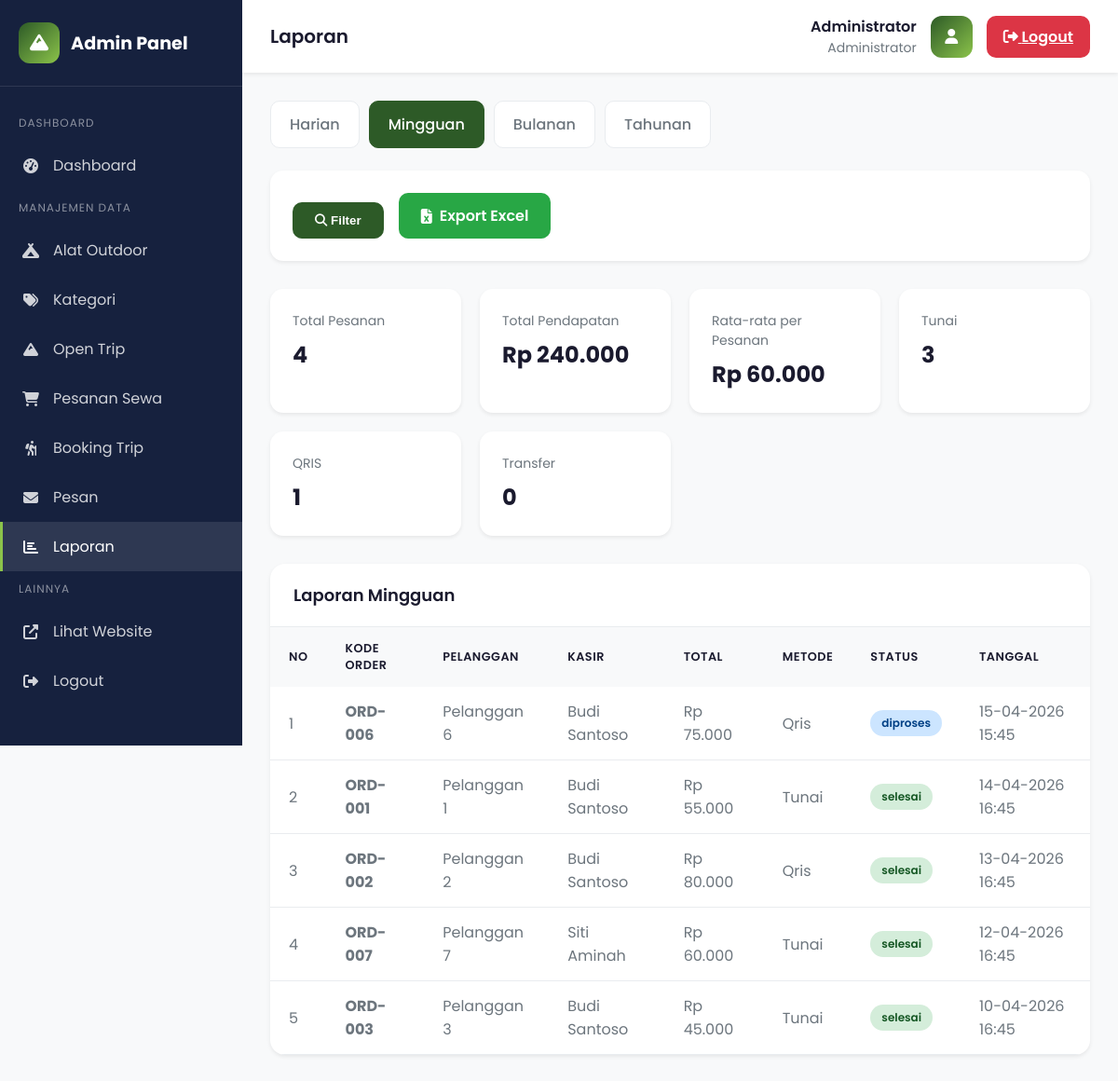
Page /admin/reports/index.php?type=weekly (signed in) on the committed database.
### tables this page shows
CREATE TABLE IF NOT EXISTS orders (
    id INT PRIMARY KEY AUTO_INCREMENT,
    kode_order VARCHAR(20) UNIQUE NOT NULL,
    user_id INT,
    nama_pelanggan VARCHAR(100),
    nomor_meja VARCHAR(20),
    total_harga DECIMAL(12,2) NOT NULL,
    metode_pembayaran ENUM('tunai', 'qris', 'transfer') DEFAULT 'tunai',
    catatan TEXT,
    tipe_order ENUM('online', 'offline') DEFAULT 'offline',
    status_order ENUM('pending', 'diproses', 'selesai', 'dibatalkan') DEFAULT 'pending',
    created_at TIMESTAMP DEFAULT CURRENT_TIMESTAMP,
    FOREIGN KEY (user_id) REFERENCES users(id)
);

CREATE TABLE IF NOT EXISTS users (
    id INT PRIMARY KEY AUTO_INCREMENT,
    username VARCHAR(50) NOT NULL UNIQUE,
    password VARCHAR(255) NOT NULL,
    nama_lengkap VARCHAR(100) NOT NULL,
    email VARCHAR(100) NOT NULL,
    role ENUM('admin', 'kasir', 'pengelola') DEFAULT 'kasir',
    status ENUM('active', 'inactive') DEFAULT 'active',
    created_at TIMESTAMP DEFAULT CURRENT_TIMESTAMP
);

### config/functions.php (called while the page is built, shortened)
<?php
require_once 'database.php';
function formatCurrency($amount)
{
    return 'Rp ' . number_format($amount, 0, ',', '.');
}
function getOrdersByDateRange($start_date, $end_date)
{
    global $conn;
    $stmt = $conn->prepare("SELECT o.*, u.nama_lengkap as nama_kasir
                            FROM orders o
                            LEFT JOIN users u ON o.user_id = u.id
                            WHERE DATE(o.created_at) BETWEEN ? AND ?
                            ORDER BY o.created_at DESC");
    $stmt->bind_param("ss", $start_date, $end_date);
    $stmt->execute();
    return $stmt->get_result()->fetch_all(MYSQLI_ASSOC);
}
function getWeeklyReport()
{
    $start_date = date('Y-m-d', strtotime('-7 days'));
    $end_date = date('Y-m-d');
    return getOrdersByDateRange($start_date, $end_date);
}
function getReportSummary($start_date, $end_date)
{
    global $conn;
    $stmt = $conn->prepare("SELECT
                                COUNT(*) as total_order,
                                SUM(total_harga) as total_pendapatan,
                                AVG(total_harga) as rata_rata,
                                SUM(CASE WHEN metode_pembayaran = 'tunai' THEN 1 ELSE 0 END) as jumlah_tunai,
                                SUM(CASE WHEN metode_pembayaran = 'qris' THEN 1 ELSE 0 END) as jumlah_qris,
                                SUM(CASE WHEN metode_pembayaran = 'transfer' THEN 1 ELSE 0 END) as jumlah_transfer
                            FROM orders
                            WHERE DATE(created_at) BETWEEN ? AND ? AND status_order = 'selesai'");
    $stmt->bind_param("ss", $start_date, $end_date);
    $stmt->execute();
    return $stmt->get_result()->fetch_assoc();
}

### admin/reports/index.php (the view, shortened to what this page needs)
<?php
require_once '../../config/functions.php';
$report_type = isset($_GET['type']) ? $_GET['type'] : 'daily';
$year = isset($_GET['year']) ? (int) $_GET['year'] : date('Y');
$month = isset($_GET['month']) ? (int) $_GET['month'] : date('m');
switch ($report_type) {
    case 'weekly':
        $orders = getWeeklyReport();
        $summary = getReportSummary(date('Y-m-d', strtotime('-7 days')), date('Y-m-d'));
        $title = 'Laporan Mingguan';
        break;
}
?>
<!DOCTYPE html>
<html lang="id">
<head>
    <link rel="stylesheet" href="https://cdnjs.cloudflare.com/ajax/libs/font-awesome/6.4.0/css/all.min.css">
</head>
<body>
    <aside class="sidebar">
        <div class="sidebar-brand">
            <div class="logo-icon"><i class="fas fa-mountain"></i></div>
            <span>Admin Panel</span>
        </div>
        <nav class="sidebar-menu">
            <div class="menu-section">Dashboard</div>
            <a href="../index.php" class="menu-item"><i class="fas fa-tachometer-alt"></i><span>Dashboard</span></a>
            <div class="menu-section">Manajemen Data</div>
            <a href="../products/index.php" class="menu-item"><i class="fas fa-campground"></i><span>Alat
                    Outdoor</span></a>
            <a href="../categories/index.php" class="menu-item"><i class="fas fa-tags"></i><span>Kategori</span></a>
            <a href="../trips/index.php" class="menu-item"><i class="fas fa-mountain"></i><span>Open Trip</span></a>
            <a href="../orders/index.php" class="menu-item"><i class="fas fa-shopping-cart"></i><span>Pesanan
                    Sewa</span></a>
            <a href="../trips/bookings/index.php" class="menu-item"><i class="fas fa-hiking"></i><span>Booking
                    Trip</span></a>
            <a href="../messages/index.php" class="menu-item"><i class="fas fa-envelope"></i><span>Pesan</span></a>
            <a href="index.php" class="menu-item active"><i class="fas fa-chart-bar"></i><span>Laporan</span></a>
            <div class="menu-section">Lainnya</div>
            <a href="../../index.php" class="menu-item" target="_blank"><i
                    class="fas fa-external-link-alt"></i><span>Lihat Website</span></a>
            <a href="../logout.php" class="menu-item"><i class="fas fa-sign-out-alt"></i><span>Logout</span></a>
        </nav>
    </aside>
    <main class="main-content">
        <header class="admin-header">
            <h1 class="header-title">Laporan</h1>
            <div class="header-user">
                <div class="user-info">
                    <div class="user-name"><?= $_SESSION['admin_nama'] ?></div>
                    <div class="user-role">Administrator</div>
                </div>
                <div class="user-avatar"><i class="fas fa-user"></i></div>
                <a href="../logout.php" class="btn-logout"><i class="fas fa-sign-out-alt"></i> Logout</a>
            </div>
        </header>
        <div class="content">
            <div class="filters">
                <div class="filter-tabs">
                    <a href="?type=daily" class="filter-tab <?= $report_type == 'daily' ? 'active' : '' ?>">Harian</a>
                    <a href="?type=weekly"
                        class="filter-tab <?= $report_type == 'weekly' ? 'active' : '' ?>">Mingguan</a>
                    <a href="?type=monthly"
                        class="filter-tab <?= $report_type == 'monthly' ? 'active' : '' ?>">Bulanan</a>
                    <a href="?type=yearly"
                        class="filter-tab <?= $report_type == 'yearly' ? 'active' : '' ?>">Tahunan</a>
                </div>
                <form class="filter-form" method="GET">
                    <button type="submit" class="btn-filter"><i class="fas fa-search"></i> Filter</button>
                    <a href="?type=<?= $report_type ?>&export=excel<?= $report_type == 'monthly' ? '&month=' . $month . '&year=' . $year : '' ?><?= $report_type == 'yearly' ? '&year=' . $year : '' ?>"
                        class="btn-export"><i class="fas fa-file-excel"></i> Export Excel</a>
                </form>
            </div>
            <div class="stats-grid">
                <div class="stat-card">
                    <div class="stat-label">Total Pesanan</div>
                    <div class="stat-value"><?= $summary['total_order'] ?? 0 ?></div>
                </div>
                <div class="stat-card">
                    <div class="stat-label">Total Pendapatan</div>
                    <div class="stat-value"><?= formatCurrency($summary['total_pendapatan'] ?? 0) ?></div>
                </div>
                <div class="stat-card">
                    <div class="stat-label">Rata-rata per Pesanan</div>
                    <div class="stat-value"><?= formatCurrency($summary['rata_rata'] ?? 0) ?></div>
                </div>
                <div class="stat-card">
                    <div class="stat-label">Tunai</div>
                    <div class="stat-value"><?= $summary['jumlah_tunai'] ?? 0 ?></div>
                </div>
                <div class="stat-card">
                    <div class="stat-label">QRIS</div>
                    <div class="stat-value"><?= $summary['jumlah_qris'] ?? 0 ?></div>
                </div>
                <div class="stat-card">
                    <div class="stat-label">Transfer</div>
                    <div class="stat-value"><?= $summary['jumlah_transfer'] ?? 0 ?></div>
                </div>
            </div>
            <div class="card">
                <div class="card-header">
                    <h2 class="card-title"><?= $title ?></h2>
                </div>
                <table class="table">
                    <thead>
                        <tr>
                            <th>No</th>
                            <th>Kode Order</th>
                            <th>Pelanggan</th>
                            <th>Kasir</th>
                            <th>Total</th>
                            <th>Metode</th>
                            <th>Status</th>
                            <th>Tanggal</th>
                        </tr>
                    </thead>
                    <tbody>
                        <?php if (count($orders) > 0): ?>
                            <?php foreach ($orders as $index => $order): ?>
                                <tr>
                                    <td><?= $index + 1 ?></td>
                                    <td><strong><?= $order['kode_order'] ?></strong></td>
                                    <td><?= $order['nama_pelanggan'] ?></td>
                                    <td><?= $order['nama_kasir'] ?? '-' ?></td>
                                    <td><?= formatCurrency($order['total_harga']) ?></td>
                                    <td><?= ucfirst($order['metode_pembayaran']) ?></td>
                                    <td><span
                                            class="status-badge <?= $order['status_order'] ?>"><?= $order['status_order'] ?></span>
                                    </td>
                                    <td><?= date('d-m-Y H:i', strtotime($order['created_at'])) ?></td>
                                </tr>
                            <?php endforeach; ?>
                        <?php else: ?>
                            <tr>
                                <td colspan="8" style="text-align: center; padding: 40px;">Tidak ada data pesanan</td>
                            </tr>
                        <?php endif; ?>
                    </tbody>
                </table>
            </div>
        </div>
    </main>
</body>
</html>

### rows in the picture
orders: kode_order "ORD-006", nama_pelanggan "Pelanggan 6", user.nama_lengkap "Budi Santoso", total_harga "Rp 75.000", metode_pembayaran "Qris", status_order "diproses", created_at "15-04-2026 15:45"
orders: kode_order "ORD-001", nama_pelanggan "Pelanggan 1", user.nama_lengkap "Budi Santoso", total_harga "Rp 55.000", metode_pembayaran "Tunai", status_order "selesai", created_at "14-04-2026 16:45"
orders: kode_order "ORD-002", nama_pelanggan "Pelanggan 2", user.nama_lengkap "Budi Santoso", total_harga "Rp 80.000", metode_pembayaran "Qris", status_order "selesai", created_at "13-04-2026 16:45"
orders: kode_order "ORD-007", nama_pelanggan "Pelanggan 7", user.nama_lengkap "Siti Aminah", total_harga "Rp 60.000", metode_pembayaran "Tunai", status_order "selesai", created_at "12-04-2026 16:45"
orders: kode_order "ORD-003", nama_pelanggan "Pelanggan 3", user.nama_lengkap "Budi Santoso", total_harga "Rp 45.000", metode_pembayaran "Tunai", status_order "selesai", created_at "10-04-2026 16:45"

### other values in the picture
$_SESSION['admin_nama'] "Administrator"
$summary['total_order'] "4"
formatCurrency($summary['total_pendapatan'] ?? 0) "Rp 240.000"
formatCurrency($summary['rata_rata'] ?? 0) "Rp 60.000"
$summary['jumlah_tunai'] "3"
$summary['jumlah_qris'] "1"
$summary['jumlah_transfer'] "0"
$title "Laporan Mingguan"
